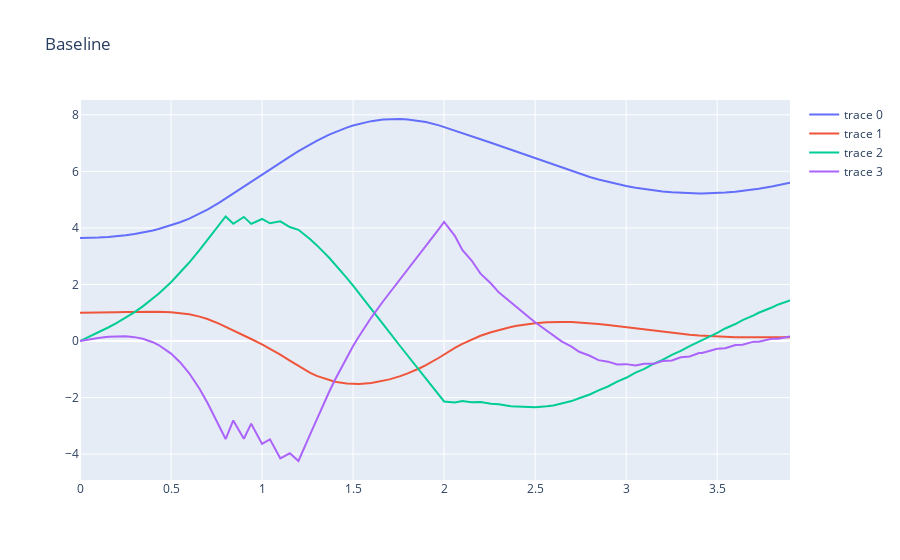

Notebook code cell kept with this figure:
### Code cell
ctrl = controllers.get_limited_lookahead_controller(get_value_function(online_horizon)[0], vf_approx)
x_traj_sim, t_traj_sim = controllers.sim_ctrl(x0, vf.u_dim[0], sys.dx, ctrl, .1, 40)
controllers.plot_sim(t_traj_sim, x_traj_sim, "Baseline").show()
